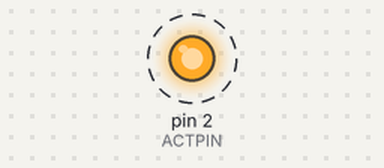
Simulated run of this sketch. Board: Arduino Uno, built with avr-gcc and run on an emulated ATmega328P. On the bench: output pins drawn as LEDs (lit = HIGH). Dashed ring = blinking. What the sketch prints to the serial monitor is not drawn.

Above: at 0.1 s.
Timing chart, 0 to 12.4 s (numbered marks = the images above):
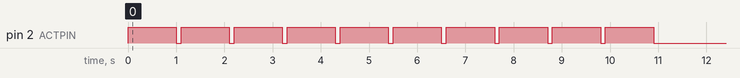

Measured:
- by itself, pin 2 (ACTPIN): alternates HIGH for 1.0 s and LOW for 0.10 s, 20 changes in all, then stays LOW

The sketch:

Cycle_Test_Rig.ino
```cpp
//constant holding the value of the desired pin used in place of the mechanical switch
#define ACTPIN 2

//Current Cycles of Current Set
int cycles = 0;
//Total Cylces Over Duration Of Test
int total_cycles = 0;

//The Number Of Cycles Per Set
int set_cycles = 10;

//True if cycles >= set_cycles (test for if the set is complete)
bool isMax = false;

//Used to define the end of overall testing
bool isEnd = false;
bool endSignaled = false;

//Interval and duration in Miliseconds
int interval = 100;

//The cycle "ON" duration in Miliseconds
int duration = 1000;

//Cooldown duration in Miliseconds
int cooldown = 60000;


//Use this int to set a firm limit on test cycles. if test_limit_cycles is set to -1 then test will continue as long as board is supplied power (and int overflow does not ouccur)
int test_limit_cycles = -1;

void setup() {

  //Set ACTPIN to output mode
  pinMode(ACTPIN, OUTPUT);

  //Start logging data via USB serial
  Serial.begin(9600);
}

void loop() {
  if (!isEnd) {
    //Check if the cycle count has been met
    if (cycles >= set_cycles) {
      isMax = true;
      //reset current set cylces to 0
      cycles = 0;
      Serial.println("start cooldown");

      //Init Cooldown
      delay(60000);

      Serial.println("finish cooldown");

      //Basically pointless since its unreachable during delay
      isMax = false;
    }

    //Check if current cycles is greater than or equal to max cycles per set (basically pointless because its unreachable too)
    if (!isMax) {
      //Set the actuation pin to HIGH or tool "ON" emulates closed switch
      digitalWrite(ACTPIN, HIGH);
      //Keep tool in HIGH or "ON" for the on duratiuon
      delay(duration);

      //Set the actuation pin to LOW or tool "OFF" emulates an open switch
      digitalWrite(ACTPIN, LOW);
      //Keep tool in LOW or "OFF" for the off duration
      delay(interval);

      //Count up current cycles and total cycles (Note this does not account for the acutal condition of the tool or if a cycle has actually been completed)
      cycles += 1;
      total_cycles += 1;

      //Serial outputs for
      Serial.println(String(cycles) + "< Cycles This Set");
      Serial.println(String(total_cycles) + " Total Cycles Complete");
    }


    //Check for end of testing
    if(test_limit_cycles != -1 && !isEnd) {
      if(total_cycles >= test_limit_cycles) {
        isEnd = true;
      }
    }


  } else {
    if(!endSignaled) {
      Serial.println("-------------------------");
      Serial.println("Test Complete");
      Serial.println("-------------------------");
      endSignaled = true;
    }
  }
}
```
